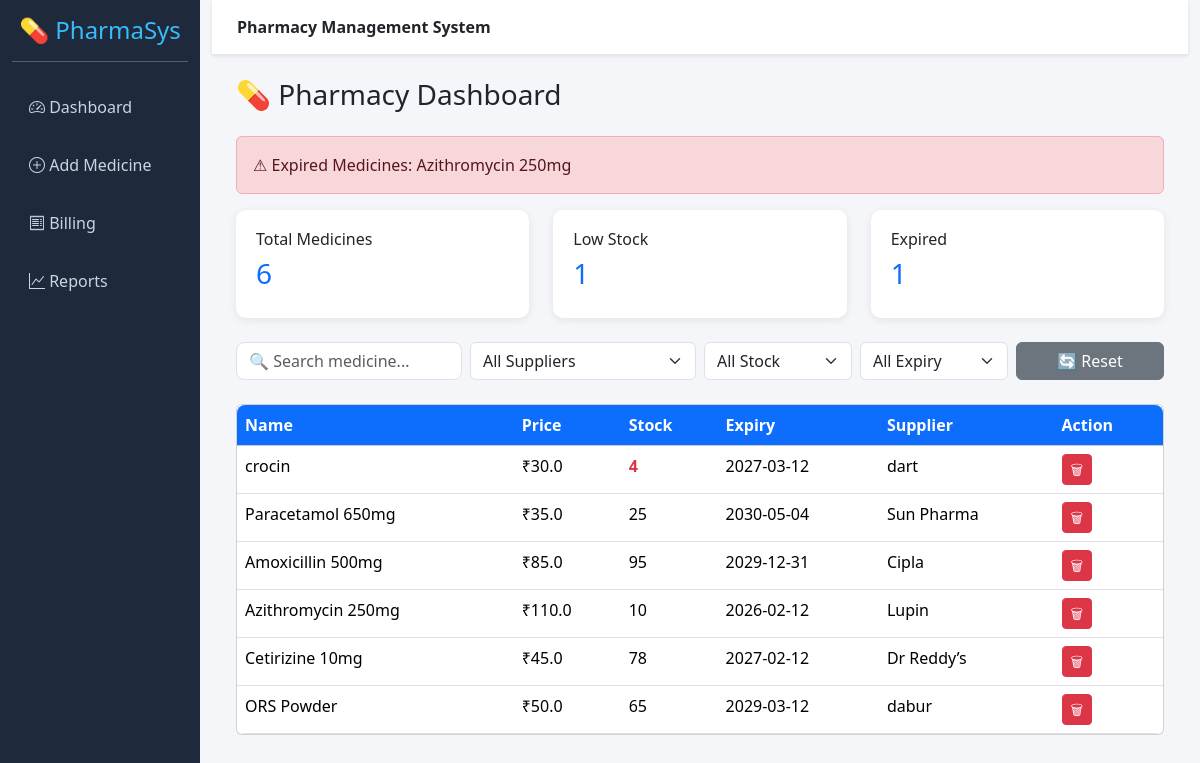
The page / on the database its author committed.
### app.py (models this page shows)
class Medicine(db.Model):
    id = db.Column(db.Integer, primary_key=True)
    name = db.Column(db.String(100), nullable=False)
    price = db.Column(db.Float, nullable=False)
    quantity = db.Column(db.Integer, nullable=False)
    expiry = db.Column(db.String(20), nullable=False)
    supplier = db.Column(db.String(100))

### app.py (the view)
@app.route('/')
def index():
    medicines = Medicine.query.all()
    today = date.today()
    expired = []
    for m in medicines:
        exp = datetime.strptime(m.expiry, "%Y-%m-%d").date()
        if exp < today:
            expired.append(m.name)
    return render_template(
        'index.html',
        medicines=medicines,
        expired=expired
    )

### templates/index.html (shortened to what this page needs)
{% extends 'base.html' %}
{% block content %}
<h3 class="mb-4">💊 Pharmacy Dashboard</h3>
{% if expired %}
<div class="alert alert-danger">
⚠ Expired Medicines:
{{ expired | join(', ') }}
</div>
{% endif %}
<div class="row mb-4">
<div class="col-md-4">
<div class="stat-card">
<h6>Total Medicines</h6>
<h3>{{ medicines | length }}</h3>
</div>
</div>
<div class="col-md-4">
<div class="stat-card">
<h6>Low Stock</h6>
<h3>
{{ medicines | selectattr("quantity","lt",10) | list | length }}
</h3>
</div>
</div>
<div class="col-md-4">
<div class="stat-card">
<h6>Expired</h6>
<h3>{{ expired | length }}</h3>
</div>
</div>
</div>
<div class="row g-2 mb-4 align-items-end">
<div class="col-md-3">
<input type="text"
id="searchBox"
class="form-control"
placeholder="🔍 Search medicine...">
</div>
<div class="col-md-3">
<select id="supplierFilter"
class="form-select">
<option value="all">All Suppliers</option>
</select>
</div>
<div class="col-md-2">
<select id="stockFilter"
class="form-select">
<option value="">All Stock</option>
</select>
</div>
<div class="col-md-2">
<select id="expiryFilter"
class="form-select">
<option value="">All Expiry</option>
</select>
</div>
<div class="col-md-2 d-grid">
<button class="btn btn-secondary"
onclick="resetFilters()">
🔄 Reset
</button>
</div>
</div>
<div class="card">
<div class="card-body p-0">
<table class="table table-hover mb-0">
<thead class="table-light">
<tr>
<th>Name</th>
<th>Price</th>
<th>Stock</th>
<th>Expiry</th>
<th>Supplier</th>
<th>Action</th>
</tr>
</thead>
<tbody id="medicineTable">
{% for m in medicines %}
<tr data-name="{{ m.name }}"
    data-supplier="{{ m.supplier }}"
    data-stock="{{ m.quantity }}"
    data-expiry="{{ m.expiry }}">
<td>{{ m.name }}</td>
<td>₹{{ m.price }}</td>
<td>
{% if m.quantity < 10 %}
<span class="text-danger fw-bold">
{{ m.quantity }}
</span>
{% else %}
{{ m.quantity }}
{% endif %}
</td>
<td>{{ m.expiry }}</td>
<td>{{ m.supplier }}</td>
<td>
<a href="/delete/{{ m.id }}"
class="btn btn-sm btn-danger">
🗑
</a>
</td>
</tr>
{% endfor %}
</tbody>
</table>
</div>
</div>
{% endblock %}

### templates/base.html (shortened to what this page needs)
<!DOCTYPE html>
<html lang="en">
<head>
<link href="https://cdn.jsdelivr.net/npm/bootstrap@5.3.2/dist/css/bootstrap.min.css" rel="stylesheet">
<link href="https://cdn.jsdelivr.net/npm/bootstrap-icons@1.11.1/font/bootstrap-icons.css" rel="stylesheet">
<link rel="stylesheet" href="/static/style.css">
</head>
<body>
<div class="container-fluid">
<div class="row">
<div class="col-md-2 sidebar">
<h4 class="text-center mt-3">💊 PharmaSys</h4>
<hr>
<ul class="nav flex-column">
<li class="nav-item">
<a class="nav-link" href="/">
<i class="bi bi-speedometer2"></i> Dashboard
</a>
</li>
<li class="nav-item">
<a class="nav-link" href="/add">
<i class="bi bi-plus-circle"></i> Add Medicine
</a>
</li>
<li class="nav-item">
<a class="nav-link" href="/bill">
<i class="bi bi-receipt"></i> Billing
</a>
</li>
<li class="nav-item">
<a class="nav-link" href="/sales">
<i class="bi bi-graph-up"></i> Reports
</a>
</li>
</ul>
</div>
<div class="col-md-10 main">
<div class="topbar">
<span>Pharmacy Management System</span>
</div>
<div class="content p-4">
{% block content %}{% endblock %}
</div>
</div>
</div>
</div>
</body>
</html>

### static/style.css (style rules this page uses)
body { background: #f4f6f9; font-family: "Segoe UI", sans-serif; }
.sidebar { background: #1e293b; min-height: 100vh; color: white; }
.sidebar h4 { color: #38bdf8; }
.sidebar .nav-link { color: #cbd5e1; padding: 12px; margin: 5px; border-radius: 6px; }
.main { background: #f4f6f9; }
.topbar { background: white; padding: 15px 25px; box-shadow: 0 2px 4px rgba(0,0,0,0.1); font-weight: 600; }
.stat-card { background: white; border-radius: 10px; padding: 20px; box-shadow: 0 2px 8px rgba(0,0,0,0.08); }
.stat-card h3 { color: #0d6efd; }
.table { background: white; border-radius: 8px; overflow: hidden; }
.table th { background: #0d6efd; color: white; }
.form-control { border-radius: 8px; }

### rows shown on the page
Medicine: name "Azithromycin 250mg", price "110.0", quantity "10", expiry "2026-02-12", supplier "Lupin"
Medicine: name "crocin", price "30.0", quantity "4", expiry "2027-03-12", supplier "dart"
Medicine: name "Paracetamol 650mg", price "35.0", quantity "25", expiry "2030-05-04", supplier "Sun Pharma"
Medicine: name "Amoxicillin 500mg", price "85.0", quantity "95", expiry "2029-12-31", supplier "Cipla"
Medicine: name "Cetirizine 10mg", price "45.0", quantity "78", expiry "2027-02-12", supplier "Dr Reddy’s"
Medicine: name "ORS Powder", price "50.0", quantity "65", expiry "2029-03-12", supplier "dabur"

### other values the page prints
{{ medicines | length }} "6"
{{ medicines | selectattr("quantity","lt",10) | list | length }} "1"
{{ expired | length }} "1"
